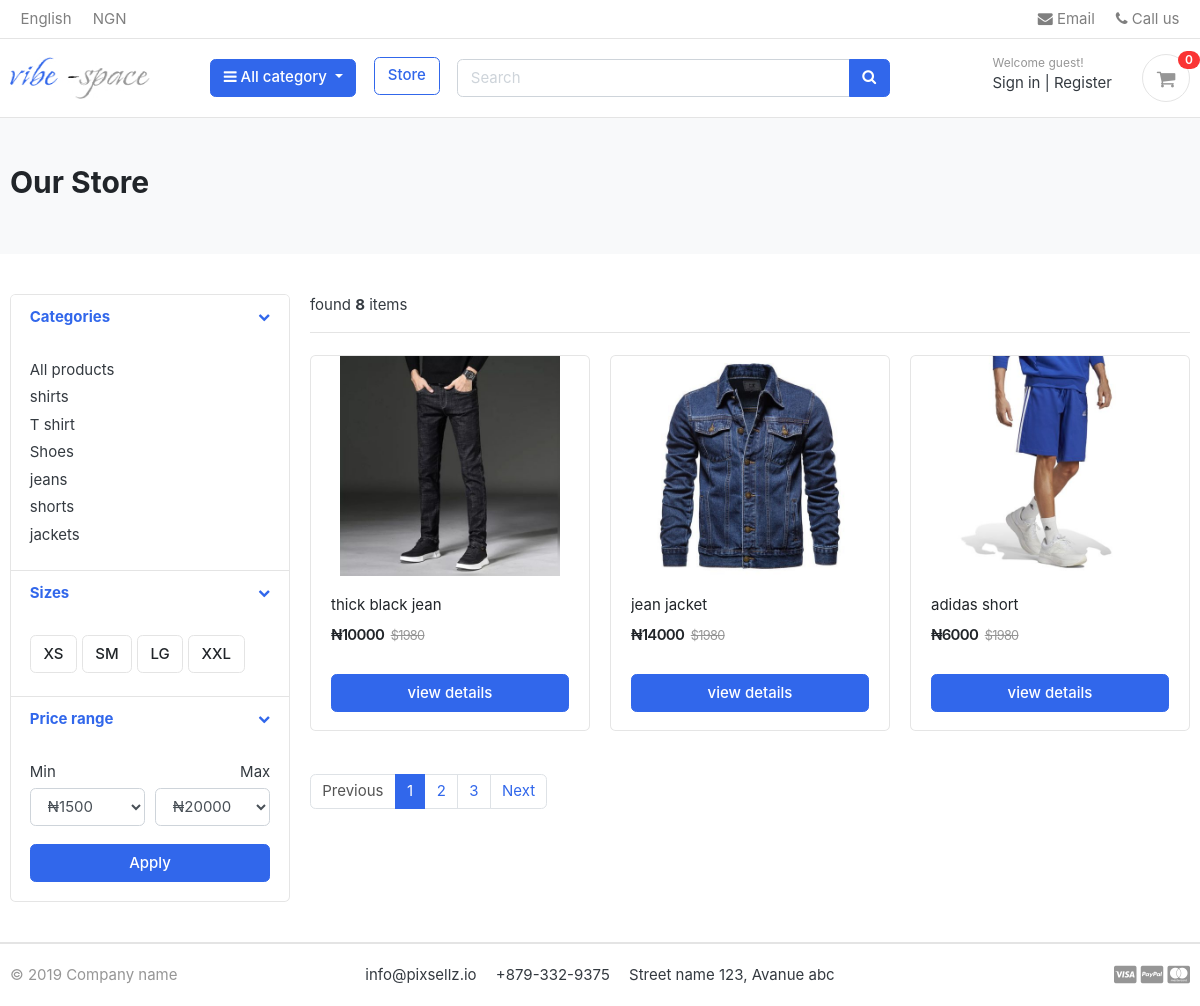
/store/, run on the app's committed database.
### category/models.py (models this page shows, shortened)
class Category(models.Model):
    Category_name=models.CharField(max_length=50,unique=True)
    slug=models.SlugField(max_length=50,unique=True)
    description=models.TextField(max_length=255)
    cat_image=models.ImageField(upload_to='photos/category',blank=True)
    class Meta:
        verbose_name='category'
        verbose_name_plural='categories'
    def get_url(self):
            return reverse('products_by_category',args=[self.slug])

### store/models.py (models this page shows, shortened)
class Product(models.Model):
    product_name=models.CharField(max_length=200, unique= True)
    slug=models.SlugField(max_length=200, unique=True)
    description=models.TextField(max_length=200 , unique=True)
    price=models.IntegerField()
    images=models.ImageField(upload_to='photos/products')
    stock=models.IntegerField()
    is_available=models.BooleanField(default=True)
    category=models.ForeignKey(Category, on_delete=models.CASCADE)
    created_date=models.DateTimeField(auto_now_add=True)
    modified_date=models.DateTimeField(auto_now=True)
    def get_url(self):
        return reverse('product_detail',args=[self.category.slug,self.slug])

### store/views.py (the view)
# urls.py: path('store/', include('store.urls')),
def store(request,category_slug=None):
    categories=None
    products=None
    if category_slug !=None:
        categories=get_object_or_404(Category,slug=category_slug)
        products=Product.objects.filter(category=categories,is_available=True)
        paginator=Paginator(products,1)
        page=request.GET.get('page')
        paged_products=paginator.get_page(page)
        product_count=products.count()
    else:
        products=Product.objects.all().filter(is_available=True).order_by('id')
        paginator=Paginator(products,3)
        page=request.GET.get('page')
        paged_products=paginator.get_page(page)
        product_count=products.count()
    context={
        'products':paged_products,
        'product_count' : product_count,
    }
    return render(request,'store.html',context)

### carts/context_processors.py (called while the page is built)
def counter (request):
    cart_count = 0
    if 'admin' in request.path:
        return()
    else:
        try:
            cart=Cart.objects.filter(cart_id=_cart_id(request))
            if request .user.is_authenticated:
                 cart_items=Cartitem.objects.all().filter(user=request.user)
            else:
                cart_items=Cartitem.objects.all().filter(cart=cart[:1])
            for cart_item in cart_items:
                cart_count += cart_item.quantity
        except Cart.DoesNotExist:
            cart_count=0
    return dict (cart_count=cart_count)

### carts/views.py (called while the page is built)
def _cart_id(request):
    cart=request.session.session_key
    if not cart:
        cart=request.session.create()
    return cart

### category/context_processors.py (called while the page is built)
def menu_links(request):
    links=  Category.objects.all()
    return dict(links=links)

### templates/store.html (shortened to what this page needs)
{%extends "base.html"%}
{%block pagecontent%}
{% load static %}
<section class="section-pagetop bg">
<div class="container">
	{%if 'search' in request.path%}
	<h2 class="title-page">Search Result</h2>
	{%else%}
	<h2 class="title-page">Our Store</h2>
	{%endif%}
</div>
</section>
<section class="section-content padding-y">
<div class="container">
<div class="row">
	<aside class="col-md-3">
<div class="card">
	<article class="filter-group">
		<header class="card-header">
			<a href="#" data-toggle="collapse" data-target="#collapse_1" aria-expanded="true" class="">
				<i class="icon-control fa fa-chevron-down"></i>
				<h6 class="title">Categories</h6>
			</a>
		</header>
		<div class="filter-content collapse show" id="collapse_1" style="">
			<div class="card-body">
				<ul class="list-menu">
					<li><a href="{% url 'store' %}"> All products  </a></li>
					{% for category in links %}
				<li><a href="{{category.get_url}}">{{category.Category_name}}  </a></li>
				    {% endfor %}
				</ul>
			</div>
		</div>
	</article>
	<article class="filter-group">
		<header class="card-header">
			<a href="#" data-toggle="collapse" data-target="#collapse_4" aria-expanded="true" class="">
				<i class="icon-control fa fa-chevron-down"></i>
				<h6 class="title">Sizes </h6>
			</a>
		</header>
		<div class="filter-content collapse show" id="collapse_4" style="">
			<div class="card-body">
			  <label class="checkbox-btn">
			    <span class="btn btn-light"> XS </span>
			  </label>
			  <label class="checkbox-btn">
			    <span class="btn btn-light"> SM </span>
			  </label>
			  <label class="checkbox-btn">
			    <span class="btn btn-light"> LG </span>
			  </label>
			  <label class="checkbox-btn">
			    <span class="btn btn-light"> XXL </span>
			  </label>
		</div>
		</div>
	</article>
	<article class="filter-group">
		<header class="card-header">
			<a href="#" data-toggle="collapse" data-target="#collapse_3" aria-expanded="true" class="">
				<i class="icon-control fa fa-chevron-down"></i>
				<h6 class="title">Price range </h6>
			</a>
		</header>
		<div class="filter-content collapse show" id="collapse_3" style="">
			<div class="card-body">
				<div class="form-row">
				<div class="form-group col-md-6">
				  <label>Min</label>
				  	<select class="mr-2 form-control">
						<option value="0">₦1500</option>
					</select>
				</div>
				<div class="form-group text-right col-md-6">
				  <label>Max</label>
				  	<select class="mr-2 form-control">
						<option value="50">₦20000</option>
					</select>
				</div>
				</div>
				<button class="btn btn-block btn-primary">Apply</button>
			</div>
		</div>
	</article>
</div>
	</aside>
	<main class="col-md-9">
<header class="border-bottom mb-4 pb-3">
		<div class="form-inline">
			<span class="mr-md-auto"> found <b>{{product_count}}</b> items</span>
		</div>
</header>
<div class="row">
	{%if products%}
    {% for product in products %}
	<div class="col-md-4">
		<figure class="card card-product-grid">
			<div class="img-wrap">
				<a href="{{product.get_url}}"> <img src="{{product.images.url}}"> </a>
			</div>
			<figcaption class="info-wrap">
				<div class="fix-height">
					<a href="{{product.get_url}}" class="title">{{product.product_name}}</a>
					<div class="price-wrap mt-2">
						<span class="price">₦{{product.price}}</span>
						<del class="price-old">$1980</del>
					</div>
				</div>
				<a href="{{ product.get_url}}" class="btn btn-block btn-primary">view details </a>
			</figcaption>
		</figure>
	</div>
{%endfor%}
{%else%}
<div>
	<h3>
		No Result Found Try again
	</h3>
</div>
{%endif%}
</div>
<nav class="mt-4" aria-label="Page navigation sample">
{% if products.has_other_pages %}
  <ul class="pagination">
	{% if products.has_previous %}
    <li class="page-item" ><a class="page-link" href="?page={{products.previous_page_number}}">Previous</a></li>
	{% else %}
    <li class="page-item disabled"><a class="page-link" href="#">Previous</a></li>
    {% endif %}
	{% for i in products.paginator.page_range %}
	{% if products.number == i %}
       <li class="page-item active"><a class="page-link" href="#">{{i}}</a></li>
	   {% else %}
	    <li class="page-item "><a class="page-link" href="?page={{i}}">{{i}}</a></li>
		{% endif %}
    {% endfor %}
	{% if products.has_next %}
    <li class="page-item"><a class="page-link" href="?page={{products.next_page_number}}">Next</a></li>
	{% else %}
     <li class="page-item disabled"><a class="page-link" href="#">Next</a></li>
    {% endif %}
  </ul>
  {% endif %}
</nav>
	</main>
</div>
</div>
</section>
{%endblock%}

### static/css/ui.css (style rules this page uses)
html { font-family: "Inter", sans-serif; font-size: 15px; }
.img-wrap { text-align: center; display: block; }
.img-wrap img { max-width: 100%; }
.price-wrap { letter-spacing: -0.7px; }
.padding-y { padding-top: 40px; padding-bottom: 40px; }
figure { margin-bottom: 0; }
article:after, .form-group:after { display: block; clear: both; content: ""; }
.bg { background-color: #f8f9fa; }
.title-page { color: #212529; }
.btn-light { background-color: #fff; border-color: #e4e4e4; }
[class*=list-] li:after { visibility: hidden; display: block; content: ""; overflow: hidden; height: 0; clear: both; }
.list-menu { list-style: none; margin: 0; padding-left: 0; }
.list-menu li { margin-bottom: 5px; }
.list-menu a { color: #343a40; }
[class*=card-product] a.title { color: #212529; display: block; }
[class*=card-product] .img-wrap { overflow: hidden; position: relative; }
[class*=card-product] .img-wrap img { height: 100%; max-width: 100%; width: auto; display: inline-block; -o-object-fit: cover; object-fit: cover; }
.card-product-grid { margin-bottom: 20px; }
.card-product-grid .img-wrap { border-radius: 0.2rem 0.2rem 0 0; height: 220px; }
.card-product-grid .info-wrap { overflow: hidden; padding: 18px 20px; }
.card-product-grid .fix-height { height: 80px; overflow: hidden; }
.card .img-wrap { overflow: hidden; }
.price { font-weight: 600; color: #212529; }
.price-old { color: #969696; margin-left: 3px; font-size: 85%; }
.icon-control { margin-top: 5px; float: right; font-size: 80%; }
.card-header .title { margin-bottom: 0; line-height: 1.5; }
.filter-group { border-bottom: 1px solid #e4e4e4; }
.filter-group .card-header { border-bottom: 0; }
.filter-group:last-child { border-bottom: 0; }
.checkbox-btn { position: relative; }
.section-pagetop { padding: 45px 0; }

### data on the page
Category: Category_name "shirts"
Category: Category_name "T shirt"
Category: Category_name "Shoes"
Category: Category_name "jeans"
Category: Category_name "shorts"
Category: Category_name "jackets"
Product: images (picture), product_name "thick black jean", price "10000"
Product: images (picture), product_name "jean jacket", price "14000"
Product: images (picture), product_name "adidas short", price "6000"

### other printed values
{{ cart_count }} "0"
{{ product_count }} "8"
{{ i }} "1"
{{ i }} "2" "3"
